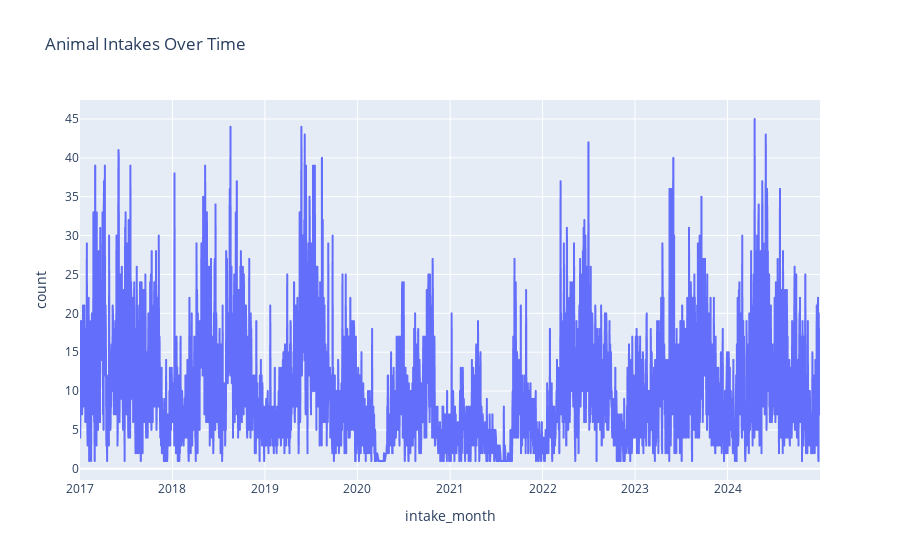

Notebook code for this chart:
### Code cell
# Compute length of stay
df['length_of_stay'] = (df['outcome_date'] - df['intake_date']).dt.days

# --- 1. Intake Trends Over Time ---
df['intake_month'] = df['intake_date']
intake_trends = df.groupby('intake_month').size().reset_index(name='count')
fig1 = px.line(intake_trends, x='intake_month', y='count', title='Animal Intakes Over Time')
fig1.show()

### Figure 1 — Plotly figure (JSON) as saved in the notebook; plotly's stock layout.template omitted (floating-point values rounded to 4 significant figures; data arrays with more than 128 entries replaced by an {"elided": "..."} marker saying what was removed)
{"data": [{"hovertemplate": "intake_month=%{x}<br>count=%{y}<extra></extra>", "legendgroup": "", "line": {"color": "#636efa", "dash": "solid"}, "marker": {"symbol": "circle"}, "mode": "lines", "name": "", "showlegend": false, "type": "scattergl", "x": {"elided": "2828 str values"}, "xaxis": "x", "y": {"elided": "2828 int values"}, "yaxis": "y"}], "layout": {"legend": {"tracegroupgap": 0}, "title": {"text": "Animal Intakes Over Time"}, "xaxis": {"anchor": "y", "domain": [0, 1], "title": {"text": "intake_month"}}, "yaxis": {"anchor": "x", "domain": [0, 1], "title": {"text": "count"}}}}
